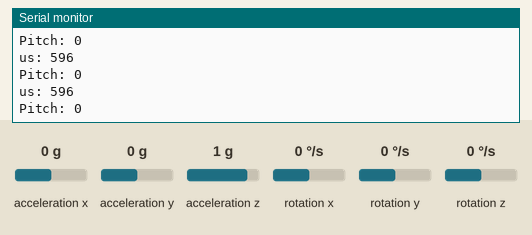
Simulated run of this sketch. Board: Arduino Uno, built with avr-gcc and run on an emulated ATmega328P. Parts: the last lines printed to the serial monitor. Inputs (shaded band) come from the test bench; at power-on: acceleration x 0 g, acceleration y 0 g, acceleration z 1 g, rotation x 0 °/s, rotation y 0 °/s, rotation z 0 °/s.

Above: at 3.2 s.
3.3 s: acceleration x set to -1.4 g
At 3.9 s:
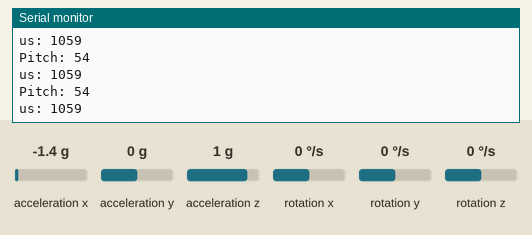
4.8 s: acceleration x set to 0 g
At 5.5 s:
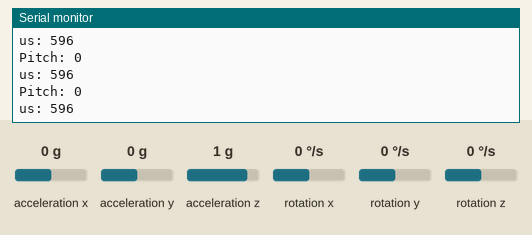

The sketch:

elbow_angle.ino
```cpp
#include <MPU9250.h>

MPU9250 mpu;

void setup() {
    Serial.begin(115200);
    Wire.begin();
    delay(2000);

    if (!mpu.setup(0x68)) {  // change to your own address
        while (1) {
            Serial.println("MPU connection failed. Please check your connection with `connection_check` example.");
            delay(5000);
        }
    }
}

void loop() {
    if (mpu.update()) {
        static uint32_t prev_ms = millis();
        if (millis() > prev_ms + 25) {
            print_roll_pitch_yaw();
            prev_ms = millis();
        }
    }
}

void print_roll_pitch_yaw() {
    Serial.print("Pitch: ");
    Serial.println((int)mpu.getPitch());
    Serial.print("us: ");
    int ra = constrain(map((int)mpu.getPitch(), 0, 90, 596, 1369), 596, 1369);
    Serial.println(ra);


}
```

Measured:
- after the input at 3.3 s, the serial monitor: prints a new line at once (image 1)
